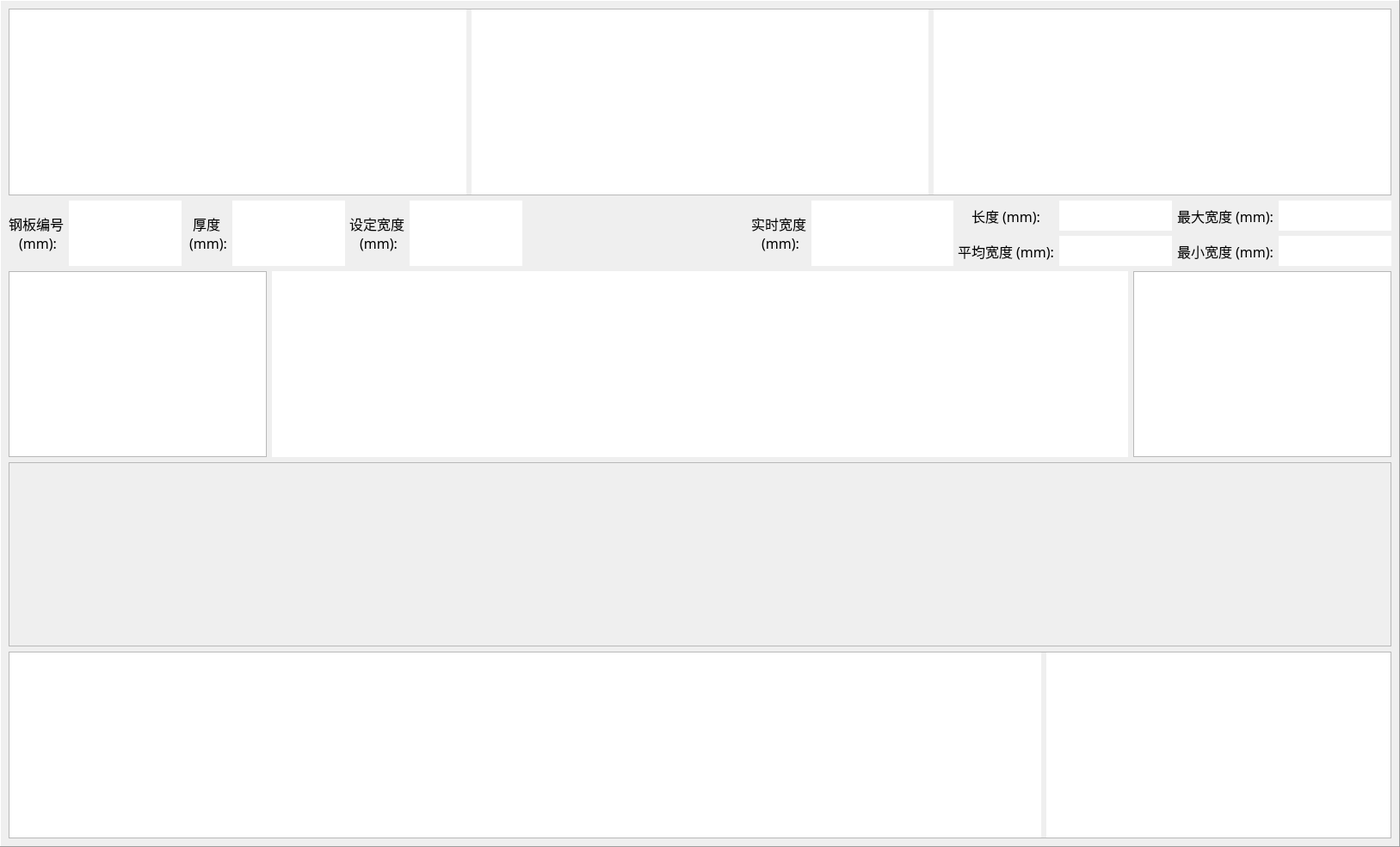
<?xml version="1.0" encoding="UTF-8"?>
<ui version="4.0">
 <class>frmView1</class>
 <widget class="QWidget" name="frmView1">
  <property name="geometry">
   <rect>
    <x>0</x>
    <y>0</y>
    <width>1627</width>
    <height>984</height>
   </rect>
  </property>
  <property name="windowTitle">
   <string>Form</string>
  </property>
  <layout class="QHBoxLayout" name="horizontalLayout_10">
   <property name="leftMargin">
    <number>0</number>
   </property>
   <property name="topMargin">
    <number>0</number>
   </property>
   <property name="rightMargin">
    <number>0</number>
   </property>
   <property name="bottomMargin">
    <number>0</number>
   </property>
   <item>
    <widget class="QFrame" name="frame">
     <property name="sizePolicy">
      <sizepolicy hsizetype="Expanding" vsizetype="Expanding">
       <horstretch>0</horstretch>
       <verstretch>0</verstretch>
      </sizepolicy>
     </property>
     <property name="minimumSize">
      <size>
       <width>1095</width>
       <height>0</height>
      </size>
     </property>
     <property name="maximumSize">
      <size>
       <width>16777215</width>
       <height>16777215</height>
      </size>
     </property>
     <property name="frameShape">
      <enum>QFrame::Panel</enum>
     </property>
     <property name="frameShadow">
      <enum>QFrame::Raised</enum>
     </property>
     <layout class="QHBoxLayout" name="horizontalLayout_6" stretch="4">
      <property name="leftMargin">
       <number>0</number>
      </property>
      <property name="topMargin">
       <number>0</number>
      </property>
      <property name="rightMargin">
       <number>0</number>
      </property>
      <property name="bottomMargin">
       <number>0</number>
      </property>
      <item>
       <widget class="QFrame" name="frame_main">
        <property name="sizePolicy">
         <sizepolicy hsizetype="Expanding" vsizetype="Expanding">
          <horstretch>0</horstretch>
          <verstretch>0</verstretch>
         </sizepolicy>
        </property>
        <property name="styleSheet">
         <string notr="true"/>
        </property>
        <property name="frameShape">
         <enum>QFrame::NoFrame</enum>
        </property>
        <property name="frameShadow">
         <enum>QFrame::Raised</enum>
        </property>
        <layout class="QVBoxLayout" name="verticalLayout">
         <item>
          <widget class="QFrame" name="frame_cam">
           <property name="frameShape">
            <enum>QFrame::StyledPanel</enum>
           </property>
           <property name="frameShadow">
            <enum>QFrame::Raised</enum>
           </property>
           <layout class="QHBoxLayout" name="horizontalLayout_2">
            <property name="leftMargin">
             <number>0</number>
            </property>
            <property name="topMargin">
             <number>0</number>
            </property>
            <property name="rightMargin">
             <number>0</number>
            </property>
            <property name="bottomMargin">
             <number>0</number>
            </property>
            <item>
             <widget class="RatioGraphicsView" name="gView_front_ori">
              <property name="frameShape">
               <enum>QFrame::NoFrame</enum>
              </property>
             </widget>
            </item>
            <item>
             <widget class="RatioGraphicsView" name="gView_front_pro">
              <property name="frameShape">
               <enum>QFrame::NoFrame</enum>
              </property>
             </widget>
            </item>
            <item>
             <widget class="RatioGraphicsView" name="gView_back_ori">
              <property name="frameShape">
               <enum>QFrame::NoFrame</enum>
              </property>
             </widget>
            </item>
           </layout>
          </widget>
         </item>
         <item>
          <widget class="QFrame" name="frame_info">
           <property name="sizePolicy">
            <sizepolicy hsizetype="Preferred" vsizetype="Fixed">
             <horstretch>0</horstretch>
             <verstretch>0</verstretch>
            </sizepolicy>
           </property>
           <property name="layoutDirection">
            <enum>Qt::LeftToRight</enum>
           </property>
           <property name="frameShape">
            <enum>QFrame::NoFrame</enum>
           </property>
           <property name="frameShadow">
            <enum>QFrame::Raised</enum>
           </property>
           <layout class="QHBoxLayout" name="horizontalLayout_5">
            <property name="leftMargin">
             <number>0</number>
            </property>
            <property name="topMargin">
             <number>0</number>
            </property>
            <property name="rightMargin">
             <number>0</number>
            </property>
            <property name="bottomMargin">
             <number>0</number>
            </property>
            <item>
             <widget class="QFrame" name="frame_setValue">
              <property name="frameShape">
               <enum>QFrame::NoFrame</enum>
              </property>
              <layout class="QHBoxLayout" name="frame_set">
               <property name="spacing">
                <number>5</number>
               </property>
               <property name="leftMargin">
                <number>0</number>
               </property>
               <property name="topMargin">
                <number>0</number>
               </property>
               <property name="rightMargin">
                <number>0</number>
               </property>
               <property name="bottomMargin">
                <number>0</number>
               </property>
               <item>
                <widget class="QFrame" name="frame_steelnum">
                 <layout class="QHBoxLayout" name="horizontalLayout">
                  <property name="leftMargin">
                   <number>0</number>
                  </property>
                  <property name="topMargin">
                   <number>0</number>
                  </property>
                  <property name="rightMargin">
                   <number>0</number>
                  </property>
                  <property name="bottomMargin">
                   <number>0</number>
                  </property>
                  <item>
                   <widget class="QLabel" name="label_7">
                    <property name="font">
                     <font>
                      <family>Alibaba PuHuiTi</family>
                      <pointsize>12</pointsize>
                     </font>
                    </property>
                    <property name="text">
                     <string>钢板编号
 (mm):</string>
                    </property>
                    <property name="alignment">
                     <set>Qt::AlignCenter</set>
                    </property>
                   </widget>
                  </item>
                  <item>
                   <widget class="QLineEdit" name="lineEdit_7">
                    <property name="sizePolicy">
                     <sizepolicy hsizetype="Fixed" vsizetype="Expanding">
                      <horstretch>0</horstretch>
                      <verstretch>0</verstretch>
                     </sizepolicy>
                    </property>
                    <property name="minimumSize">
                     <size>
                      <width>131</width>
                      <height>76</height>
                     </size>
                    </property>
                    <property name="text">
                     <string/>
                    </property>
                    <property name="frame">
                     <bool>false</bool>
                    </property>
                    <property name="alignment">
                     <set>Qt::AlignCenter</set>
                    </property>
                    <property name="readOnly">
                     <bool>true</bool>
                    </property>
                   </widget>
                  </item>
                 </layout>
                </widget>
               </item>
               <item>
                <widget class="QFrame" name="frame_thickness">
                 <layout class="QHBoxLayout" name="horizontalLayout_7">
                  <property name="leftMargin">
                   <number>0</number>
                  </property>
                  <property name="topMargin">
                   <number>0</number>
                  </property>
                  <property name="rightMargin">
                   <number>0</number>
                  </property>
                  <property name="bottomMargin">
                   <number>0</number>
                  </property>
                  <item>
                   <widget class="QLabel" name="label_6">
                    <property name="font">
                     <font>
                      <family>Alibaba PuHuiTi</family>
                      <pointsize>12</pointsize>
                     </font>
                    </property>
                    <property name="text">
                     <string>厚度
 (mm):</string>
                    </property>
                    <property name="alignment">
                     <set>Qt::AlignCenter</set>
                    </property>
                   </widget>
                  </item>
                  <item>
                   <widget class="QLineEdit" name="lineEdit_6">
                    <property name="sizePolicy">
                     <sizepolicy hsizetype="Fixed" vsizetype="Expanding">
                      <horstretch>0</horstretch>
                      <verstretch>0</verstretch>
                     </sizepolicy>
                    </property>
                    <property name="minimumSize">
                     <size>
                      <width>131</width>
                      <height>76</height>
                     </size>
                    </property>
                    <property name="text">
                     <string/>
                    </property>
                    <property name="frame">
                     <bool>false</bool>
                    </property>
                    <property name="alignment">
                     <set>Qt::AlignCenter</set>
                    </property>
                    <property name="readOnly">
                     <bool>true</bool>
                    </property>
                   </widget>
                  </item>
                 </layout>
                </widget>
               </item>
               <item>
                <widget class="QFrame" name="frame_setWidth">
                 <layout class="QHBoxLayout" name="horizontalLayout_9">
                  <property name="leftMargin">
                   <number>0</number>
                  </property>
                  <property name="topMargin">
                   <number>0</number>
                  </property>
                  <property name="rightMargin">
                   <number>0</number>
                  </property>
                  <property name="bottomMargin">
                   <number>0</number>
                  </property>
                  <item>
                   <widget class="QLabel" name="label_5">
                    <property name="font">
                     <font>
                      <family>Alibaba PuHuiTi</family>
                      <pointsize>12</pointsize>
                     </font>
                    </property>
                    <property name="text">
                     <string>设定宽度
 (mm):</string>
                    </property>
                    <property name="alignment">
                     <set>Qt::AlignCenter</set>
                    </property>
                   </widget>
                  </item>
                  <item>
                   <widget class="QLineEdit" name="lineEdit_5">
                    <property name="sizePolicy">
                     <sizepolicy hsizetype="Fixed" vsizetype="Expanding">
                      <horstretch>0</horstretch>
                      <verstretch>0</verstretch>
                     </sizepolicy>
                    </property>
                    <property name="minimumSize">
                     <size>
                      <width>131</width>
                      <height>76</height>
                     </size>
                    </property>
                    <property name="text">
                     <string/>
                    </property>
                    <property name="frame">
                     <bool>false</bool>
                    </property>
                    <property name="alignment">
                     <set>Qt::AlignCenter</set>
                    </property>
                    <property name="readOnly">
                     <bool>true</bool>
                    </property>
                   </widget>
                  </item>
                 </layout>
                </widget>
               </item>
              </layout>
             </widget>
            </item>
            <item>
             <spacer name="horizontalSpacer">
              <property name="orientation">
               <enum>Qt::Horizontal</enum>
              </property>
              <property name="sizeType">
               <enum>QSizePolicy::Expanding</enum>
              </property>
              <property name="sizeHint" stdset="0">
               <size>
                <width>300</width>
                <height>20</height>
               </size>
              </property>
             </spacer>
            </item>
            <item>
             <widget class="QFrame" name="frame_get">
              <layout class="QHBoxLayout" name="horizontalLayout_8">
               <property name="spacing">
                <number>5</number>
               </property>
               <property name="leftMargin">
                <number>0</number>
               </property>
               <property name="topMargin">
                <number>0</number>
               </property>
               <property name="rightMargin">
                <number>0</number>
               </property>
               <property name="bottomMargin">
                <number>0</number>
               </property>
               <item>
                <widget class="QFrame" name="frame_width">
                 <layout class="QHBoxLayout" name="horizontalLayout_3">
                  <property name="leftMargin">
                   <number>0</number>
                  </property>
                  <property name="topMargin">
                   <number>0</number>
                  </property>
                  <property name="rightMargin">
                   <number>0</number>
                  </property>
                  <property name="bottomMargin">
                   <number>0</number>
                  </property>
                  <item>
                   <widget class="QLabel" name="label">
                    <property name="font">
                     <font>
                      <family>Alibaba PuHuiTi</family>
                      <pointsize>12</pointsize>
                     </font>
                    </property>
                    <property name="text">
                     <string>实时宽度
 (mm):</string>
                    </property>
                    <property name="alignment">
                     <set>Qt::AlignCenter</set>
                    </property>
                   </widget>
                  </item>
                  <item>
                   <widget class="QLineEdit" name="lineEdit">
                    <property name="sizePolicy">
                     <sizepolicy hsizetype="Fixed" vsizetype="Expanding">
                      <horstretch>0</horstretch>
                      <verstretch>0</verstretch>
                     </sizepolicy>
                    </property>
                    <property name="minimumSize">
                     <size>
                      <width>165</width>
                      <height>35</height>
                     </size>
                    </property>
                    <property name="maximumSize">
                     <size>
                      <width>16777215</width>
                      <height>16777215</height>
                     </size>
                    </property>
                    <property name="font">
                     <font>
                      <family>Alibaba PuHuiTi</family>
                      <pointsize>14</pointsize>
                     </font>
                    </property>
                    <property name="text">
                     <string/>
                    </property>
                    <property name="frame">
                     <bool>false</bool>
                    </property>
                    <property name="alignment">
                     <set>Qt::AlignCenter</set>
                    </property>
                    <property name="readOnly">
                     <bool>true</bool>
                    </property>
                   </widget>
                  </item>
                 </layout>
                </widget>
               </item>
               <item>
                <widget class="QFrame" name="frame_sta">
                 <layout class="QGridLayout" name="gridLayout">
                  <property name="leftMargin">
                   <number>0</number>
                  </property>
                  <property name="topMargin">
                   <number>0</number>
                  </property>
                  <property name="rightMargin">
                   <number>0</number>
                  </property>
                  <property name="bottomMargin">
                   <number>0</number>
                  </property>
                  <item row="0" column="0">
                   <widget class="QLabel" name="label_4">
                    <property name="font">
                     <font>
                      <family>Alibaba PuHuiTi</family>
                      <pointsize>12</pointsize>
                     </font>
                    </property>
                    <property name="text">
                     <string>长度 (mm):</string>
                    </property>
                    <property name="alignment">
                     <set>Qt::AlignCenter</set>
                    </property>
                   </widget>
                  </item>
                  <item row="0" column="1">
                   <widget class="QLineEdit" name="lineEdit_4">
                    <property name="sizePolicy">
                     <sizepolicy hsizetype="Fixed" vsizetype="Fixed">
                      <horstretch>0</horstretch>
                      <verstretch>0</verstretch>
                     </sizepolicy>
                    </property>
                    <property name="minimumSize">
                     <size>
                      <width>131</width>
                      <height>35</height>
                     </size>
                    </property>
                    <property name="text">
                     <string/>
                    </property>
                    <property name="frame">
                     <bool>false</bool>
                    </property>
                    <property name="alignment">
                     <set>Qt::AlignCenter</set>
                    </property>
                    <property name="readOnly">
                     <bool>true</bool>
                    </property>
                   </widget>
                  </item>
                  <item row="0" column="2">
                   <widget class="QLabel" name="label_8">
                    <property name="font">
                     <font>
                      <family>Alibaba PuHuiTi</family>
                      <pointsize>12</pointsize>
                     </font>
                    </property>
                    <property name="text">
                     <string>最大宽度 (mm):</string>
                    </property>
                    <property name="alignment">
                     <set>Qt::AlignCenter</set>
                    </property>
                   </widget>
                  </item>
                  <item row="0" column="3">
                   <widget class="QLineEdit" name="lineEdit_8">
                    <property name="sizePolicy">
                     <sizepolicy hsizetype="Fixed" vsizetype="Fixed">
                      <horstretch>0</horstretch>
                      <verstretch>0</verstretch>
                     </sizepolicy>
                    </property>
                    <property name="minimumSize">
                     <size>
                      <width>131</width>
                      <height>35</height>
                     </size>
                    </property>
                    <property name="text">
                     <string/>
                    </property>
                    <property name="frame">
                     <bool>false</bool>
                    </property>
                    <property name="alignment">
                     <set>Qt::AlignCenter</set>
                    </property>
                    <property name="readOnly">
                     <bool>true</bool>
                    </property>
                   </widget>
                  </item>
                  <item row="1" column="0">
                   <widget class="QLabel" name="label_3">
                    <property name="font">
                     <font>
                      <family>Alibaba PuHuiTi</family>
                      <pointsize>12</pointsize>
                     </font>
                    </property>
                    <property name="text">
                     <string>平均宽度 (mm):</string>
                    </property>
                    <property name="alignment">
                     <set>Qt::AlignCenter</set>
                    </property>
                   </widget>
                  </item>
                  <item row="1" column="1">
                   <widget class="QLineEdit" name="lineEdit_3">
                    <property name="sizePolicy">
                     <sizepolicy hsizetype="Fixed" vsizetype="Fixed">
                      <horstretch>0</horstretch>
                      <verstretch>0</verstretch>
                     </sizepolicy>
                    </property>
                    <property name="minimumSize">
                     <size>
                      <width>131</width>
                      <height>35</height>
                     </size>
                    </property>
                    <property name="text">
                     <string/>
                    </property>
                    <property name="frame">
                     <bool>false</bool>
                    </property>
                    <property name="alignment">
                     <set>Qt::AlignCenter</set>
                    </property>
                    <property name="readOnly">
                     <bool>true</bool>
                    </property>
                   </widget>
                  </item>
                  <item row="1" column="2">
                   <widget class="QLabel" name="label_9">
                    <property name="font">
                     <font>
                      <family>Alibaba PuHuiTi</family>
                      <pointsize>12</pointsize>
                     </font>
                    </property>
                    <property name="text">
                     <string>最小宽度 (mm):</string>
                    </property>
                    <property name="alignment">
                     <set>Qt::AlignCenter</set>
                    </property>
                   </widget>
                  </item>
                  <item row="1" column="3">
                   <widget class="QLineEdit" name="lineEdit_9">
                    <property name="sizePolicy">
                     <sizepolicy hsizetype="Fixed" vsizetype="Fixed">
                      <horstretch>0</horstretch>
                      <verstretch>0</verstretch>
                     </sizepolicy>
                    </property>
                    <property name="minimumSize">
                     <size>
                      <width>131</width>
                      <height>35</height>
                     </size>
                    </property>
                    <property name="text">
                     <string/>
                    </property>
                    <property name="frame">
                     <bool>false</bool>
                    </property>
                    <property name="alignment">
                     <set>Qt::AlignCenter</set>
                    </property>
                    <property name="readOnly">
                     <bool>true</bool>
                    </property>
                   </widget>
                  </item>
                 </layout>
                </widget>
               </item>
              </layout>
             </widget>
            </item>
           </layout>
          </widget>
         </item>
         <item>
          <widget class="QFrame" name="frame_fusion">
           <property name="frameShape">
            <enum>QFrame::NoFrame</enum>
           </property>
           <property name="frameShadow">
            <enum>QFrame::Raised</enum>
           </property>
           <layout class="QHBoxLayout" name="horizontalLayout_4">
            <property name="leftMargin">
             <number>0</number>
            </property>
            <property name="topMargin">
             <number>0</number>
            </property>
            <property name="rightMargin">
             <number>0</number>
            </property>
            <property name="bottomMargin">
             <number>0</number>
            </property>
            <item>
             <widget class="QGraphicsView" name="graphicsView_front">
              <property name="minimumSize">
               <size>
                <width>0</width>
                <height>0</height>
               </size>
              </property>
              <property name="maximumSize">
               <size>
                <width>300</width>
                <height>16777215</height>
               </size>
              </property>
             </widget>
            </item>
            <item>
             <widget class="QGraphicsView" name="gView_fusion">
              <property name="frameShape">
               <enum>QFrame::NoFrame</enum>
              </property>
             </widget>
            </item>
            <item>
             <widget class="QGraphicsView" name="graphicsView_back">
              <property name="maximumSize">
               <size>
                <width>300</width>
                <height>16777215</height>
               </size>
              </property>
             </widget>
            </item>
           </layout>
          </widget>
         </item>
         <item>
          <widget class="QFrame" name="frame_curve">
           <property name="frameShape">
            <enum>QFrame::StyledPanel</enum>
           </property>
           <property name="frameShadow">
            <enum>QFrame::Raised</enum>
           </property>
           <layout class="QHBoxLayout" name="horizontalLayout_11">
            <property name="leftMargin">
             <number>0</number>
            </property>
            <property name="topMargin">
             <number>0</number>
            </property>
            <property name="rightMargin">
             <number>0</number>
            </property>
            <property name="bottomMargin">
             <number>0</number>
            </property>
            <item>
             <widget class="QCustomPlot" name="customPlot_width" native="true">
              <property name="sizePolicy">
               <sizepolicy hsizetype="Preferred" vsizetype="Preferred">
                <horstretch>0</horstretch>
                <verstretch>0</verstretch>
               </sizepolicy>
              </property>
              <property name="minimumSize">
               <size>
                <width>0</width>
                <height>212</height>
               </size>
              </property>
             </widget>
            </item>
           </layout>
          </widget>
         </item>
         <item>
          <widget class="QFrame" name="frame_search">
           <property name="frameShape">
            <enum>QFrame::StyledPanel</enum>
           </property>
           <property name="frameShadow">
            <enum>QFrame::Raised</enum>
           </property>
           <layout class="QHBoxLayout" name="horizontalLayout_12" stretch="3,1">
            <property name="leftMargin">
             <number>0</number>
            </property>
            <property name="topMargin">
             <number>0</number>
            </property>
            <property name="rightMargin">
             <number>0</number>
            </property>
            <property name="bottomMargin">
             <number>0</number>
            </property>
            <item>
             <widget class="QTableView" name="tableView_history">
              <property name="frameShape">
               <enum>QFrame::NoFrame</enum>
              </property>
             </widget>
            </item>
            <item>
             <widget class="QTextBrowser" name="textBrowser">
              <property name="frameShape">
               <enum>QFrame::NoFrame</enum>
              </property>
             </widget>
            </item>
           </layout>
          </widget>
         </item>
        </layout>
       </widget>
      </item>
     </layout>
    </widget>
   </item>
  </layout>
 </widget>
 <customwidgets>
  <customwidget>
   <class>RatioGraphicsView</class>
   <extends>QGraphicsView</extends>
   <header>ratiographicsview.h</header>
  </customwidget>
  <customwidget>
   <class>QCustomPlot</class>
   <extends>QWidget</extends>
   <header>qcustomplot.h</header>
   <container>1</container>
  </customwidget>
 </customwidgets>
 <resources/>
 <connections/>
</ui>
